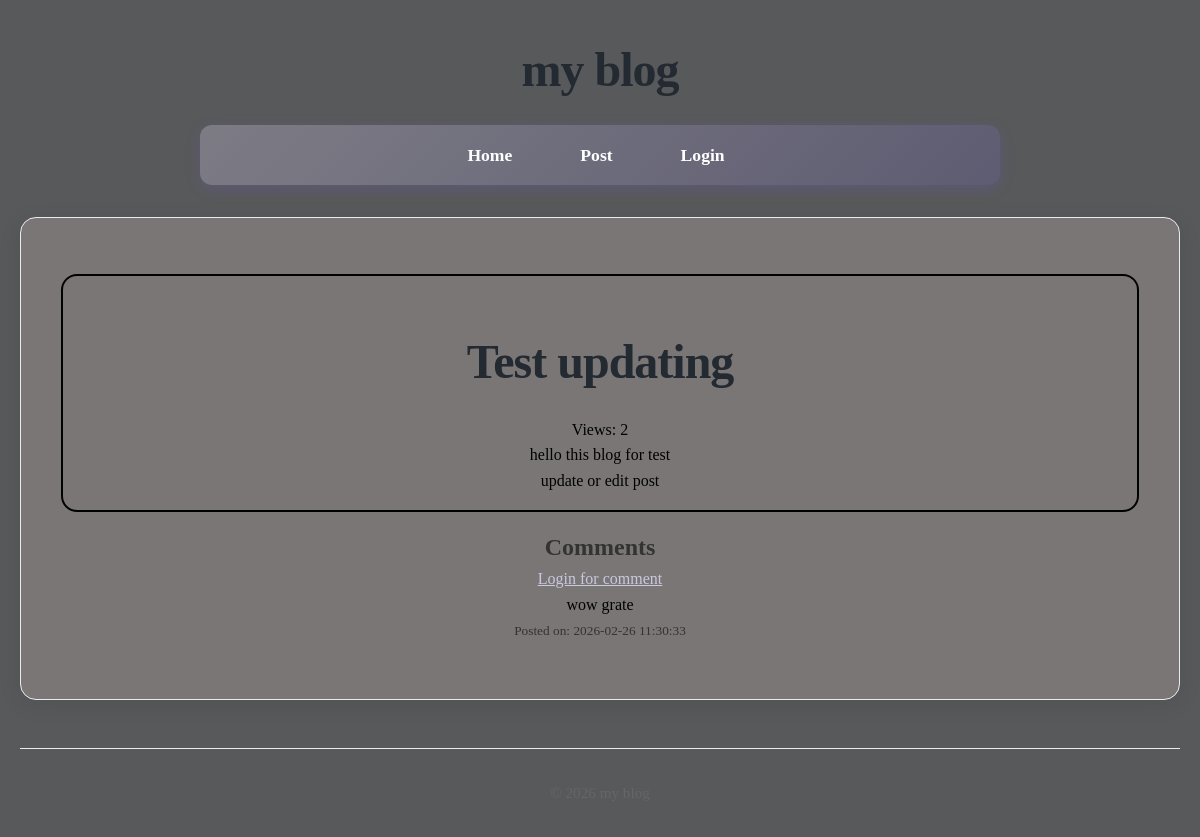
The page /post/5 on the database its author committed.
### tables this page shows
CREATE TABLE posts(
    id INTEGER PRIMARY KEY AUTOINCREMENT,
    title TEXT NOT NULL,
    content TEXT NOT NULL,
    views INTEGER DEFAULT 0,
    user_id INTEGER NOT NULL,
    created_at DATETIME DEFAULT CURRENT_TIMESTAMP,
    FOREIGN KEY (user_id) REFERENCES users (id)
);

CREATE TABLE comments(
    id INTEGER PRIMARY KEY AUTOINCREMENT,
    content TEXT NOT NULL,
    user_id INTEGER NOT NULL,
    post_id INTEGER NOT NULL,
    created_at DATETIME DEFAULT CURRENT_TIMESTAMP,
    FOREIGN KEY (user_id) REFERENCES users (id),
    FOREIGN KEY (post_id) REFERENCES posts (id)
);

### core/View.php (called while the page is built, shortened)
<?php
class View{
    protected static $globals = [];
    public static function share(string $key , mixed $value): void{
        static::$globals[$key] = $value;
    }
    public static function render(string $template , array $data = [] , $layout = null): string{
        $data = [...static::$globals , ...$data];
        $content = static::renderTemplate($template, $data);
        return static::renderLayout($layout , $data, $content);
    }
    protected static function renderTemplate(string $template , array $data): string{
        extract($data);
        $path = dirname(__DIR__) . "/app/Views/$template.php";
        require $path;
        return ob_get_clean();
    }
     protected static function renderLayout(?string $template , array $data, string $content):string{
        return ob_get_clean();
    }
}

### app/Controllers/PostController.php (called while the page is built, shortened)
<?php
class PostController{
    public function show($id)
{
    $post = Post::find($id);
    $comments = Comment::forPost($id);
    return View::render(
        template: 'post/show',
        layout: 'layouts/main',
        data: [
            'post' => $post,
            'comments' => $comments,
            'user' => Auth::user()
        ]
    );
}
}

### core/Router.php (called while the page is built, shortened)
<?php
class Router{
    protected array $routes = [];
    protected array $globalMiddleware = [];
    protected array $routeMiddleware = [];
    public function add(string $method ,string $uri ,string $controller , array $middlewares = []): void{
        $this->routes[] = [
            'method' => $method,
            'uri' => $uri,
            'controller' => $controller,
            'middlewares' => $middlewares
        ];
    }
    public function addGlobalMiddleware(string $middleware):void {
        $this->globalMiddleware[] = $middleware;
    }
    public function addRouteMiddleware(string $name,string $middleware):void {
        $this->routeMiddleware[$name] = $middleware;
    }
    public function dispatch(string $uri ,string $method){
        $route = $this->findRoute($uri , $method);
        $middlewares = [
            ...$this->globalMiddleware,
            ...array_map(fn($name)=>$this->routeMiddleware[$name],$route['middlewares'])
        ];
       return $this->runMiddleware(
        $middlewares,
        function () use ($route) {
            [$controller , $action] = explode('@' , $route['controller']);
            return $this->callAction($controller , $action , $route['params']);
        }
       );
    }
    protected function runMiddleware(array $middlewares , callable $target): mixed{
        $next = $target;
        foreach(array_reverse($middlewares) as $middleware){
            $next = function() use ($middleware , $next){
                error_log("Middle ware : running $middleware");
                return (new $middleware)->handle($next);
            };
        }
        return $next();
    }
    protected function findRoute(string $uri , string $method): ?array{
        foreach($this->routes as $route){
            $params = $this->matchRoute($route['uri'] , $uri);
            if($params !== null && $route['method'] === $method){
                return [...$route , 'params' => $params];
            }
        }
        return null;
    }
    protected function matchRoute(string $routeUri,string $requestUri): ?array{
        $routeSegments = explode('/', trim($routeUri,'/'));
        $requestSegments = explode('/', trim($requestUri,'/'));
        if(count($routeSegments) !== count($requestSegments)){
            return null;
        }
        $params = [];
        foreach($routeSegments as $index => $routeSegment){
            if(str_starts_with($routeSegment,'{') && str_ends_with($routeSegment,'}')){
                $params[trim($routeSegment,'{}')] = $requestSegments[$index];
            }elseif($routeSegment !== $requestSegments[$index]){
                return null;
            }
        }
        return $params;
    }
    protected function callAction(string $controller,string $action,array $params): string{
        return (new $controller)->$action(... $params);
    }
}

### app/Middlewares/CSRF.php (called while the page is built, shortened)
<?php
class CSRF implements MiddleWare{
    public function handle(callable $next){
      return $next();
    }
}

### app/Middlewares/View.php (called while the page is built, shortened)
<?php
class View implements MiddleWare{
    public function handle(callable $next){
      return $next();
    }
}

### core/App.php (called while the page is built, shortened)
<?php
class App{
    protected static $container = [];
    public static function bind(string $key, mixed $value): void{
        static::$container[$key] = $value;
    }
    public static function get(string $key): mixed{
        return static::$container[$key];
    }
}

### core/Model.php (called while the page is built, shortened)
<?php
abstract class Model{
    protected static string $table;
    public static function find(mixed $id): ?static
{
    $db = App::get('database');
    $result = $db->fetch(
        "SELECT * FROM " . static::$table . " WHERE id = ?",
        [$id],
        static::class
    );
    return $result;
}
}

### core/DataBase.php (called while the page is built, shortened)
<?php
class DataBase{
    protected $pdo;
    public function __construct(array $config){
        try {
            $dsn = $this->createDsn($config);
            $username = $config['username'] ?? null;
            $password = $config['password'] ?? null;
            $options = $config['options'] ?? null;
            $this->pdo = new PDO($dsn , $username , $password , $options);
            $this->pdo->setAttribute(PDO::ATTR_ERRMODE,PDO::ERRMODE_EXCEPTION);
        } catch (PDOException $e) {
            throw new Exception("Could not connect to the database:" . $e);
        }
    }
    protected function createDsn(array $config): string{
        $driver = $config['driver'];
        $dbname = $config['dbname'];
        return match ($driver) {
            'sqlite' => "sqlite:$dbname",
            default => throw new Exception("Unsupported database driver: $driver") ,
        };
    }
    public function query(string $sql, array $params = []): PDOStatement{
        $stmt = $this->pdo->prepare($sql);
        $stmt->execute($params);
        return $stmt;
    }
    public function fetchAll(string $sql,array $params = [], ?string $classname = null): array{
        $stmt = $this->query($sql,$params);
        return $classname ? $stmt->fetchAll(PDO::FETCH_CLASS , $classname) : $stmt->fetchAll(PDO::FETCH_ASSOC);
    }
    public function fetch(string $query, array $params = [], ?string $class = null)
{
    $stmt = $this->query($query, $params);
    if ($class) {
        $result = $stmt->fetchObject($class);
        return $result === false ? null : $result;
    }
    $result = $stmt->fetch(PDO::FETCH_ASSOC);
    return $result === false ? null : $result;
}
}

### app/Models/Comment.php (called while the page is built, shortened)
<?php
class Comment extends Model{
    public static function forPost($postId): array{
        $db = App::get('database');
        return $db->fetchAll(
            "SELECT * FROM comments WHERE post_id = ? ORDER BY created_at DESC ",
            [$postId],
            static::class
        );
    }
}

### app/Views/post/show.php (the view)
<article class="article-blog">
    <h1 class="title-blog"><?= htmlspecialchars($post->title); ?></h1>
    <p class="view-blog">Views: <?= $post->views ?></p>
    <p class="content-blog">
        <?= nl2br(htmlspecialchars($post->content)) ?>
    </p>
</article>
<section>
    <h2 id="comments">Comments</h2>
    <?php if($user && check('comment')): ?>
        <form action="/post/<?= $post->id ?>/comment" method="POST" >
        <?= csrf_token() ?>
        <textarea name="content" rows="3" style="resize: none;"></textarea>
        <button type="submit">Send</button>
        </form>
    <?php else: ?>
    <p><a href="/login">Login for comment</a></p>
    <?php endif; ?>
    <?php foreach($comments as $comment): ?>
        <div class="div-comment">
            <p class="p-comment">
                <?= nl2br(htmlspecialchars($comment->content)) ?>
            </p>
            <small>Posted on: <?= $comment->created_at ?></small>
        </div>
    <?php endforeach; ?>
</section>

### public/style/style-form.css (style rules this page uses)
body { text-align: center; align-items: center; justify-content: center; }

### public/style/style-main.css (style rules this page uses)
* { margin: 0; padding: 0; box-sizing: border-box; }
body { font-family: Cambria, Cochin, Georgia, Times, 'Times New Roman', serif; line-height: 1.6; color: #333; background-color: #58595a; max-width: 1200px; margin: 0 auto; padding: 0 20px; }
h1 { text-align: center; margin: 2rem 0 1rem; font-size: 3rem; color: #232a31; font-weight: 700; letter-spacing: -1px; }
h1::after { margin-left: 10px; }
article { margin-bottom: 1rem; margin-top: 1rem; padding: 1rem; border: 1px solid gray; border-radius: 1rem; transition: 300ms ease-in; }
body { animation: fadeIn 0.5s ease-out; }
a { color: #cac8df; transition: color 0.3s ease; }
.div-comment { margin-bottom: 1rem; }
.p-comment { color: black; }
.article-blog { border: 2px solid black; color: black; }

### rows shown on the page
posts: title "Test updating", views "2", content "hello this blog for test update or edit post"
comments: content "wow grate", created_at "2026-02-26 11:30:33"
